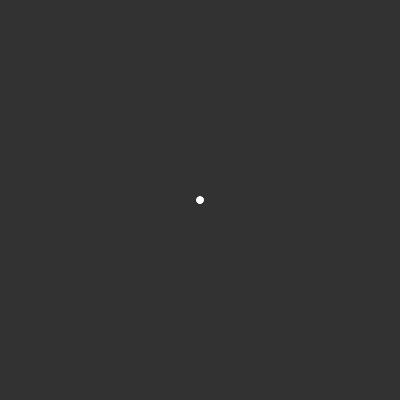
Frame 1 (no input)
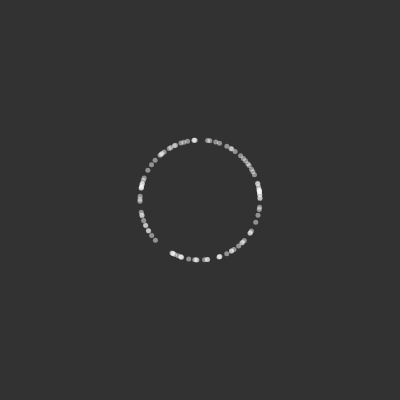
Frame 60 (no input)
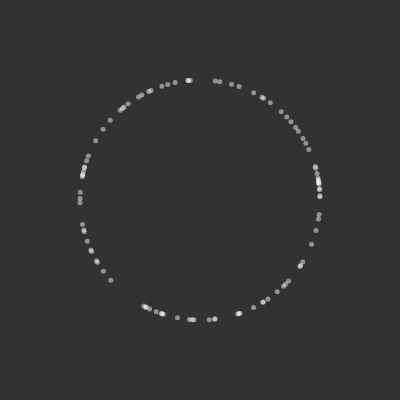
Frame 120 (the mouse pressed at the canvas centre since frame 60)

The p5.js sketch that drew these frames (run headless with seeded random() and noise() and a simulated clock; from frame 60 on, the mouse is pressed at the canvas centre):

// p5.js sketch
// ── sketch.js
let boids = [];
const nbBoids = 100;

function setup() {
  canvas = createCanvas(400, 400);
  for (let i=0; i<nbBoids;i++) {
    boids.push(new Boid);
  }
}

function draw() {
  background(50);
  for (b of boids) {
    b.update();
    b.show();
  }
}

// ── boids.js
class Boid {
    constructor() {
        this.pos = createVector(width/2, height/2);
        this.vel = p5.Vector.random2D();
        this.acc = createVector();
    }

    update() {
        this.vel.add(this.acc);
        this.pos.add(this.vel);
        this.acc.mult(0);
    }

    show() {
        push();
        fill(255,120);
        noStroke();
        translate(this.pos.x, this.pos.y);
        circle(0,0,5);
        pop();
    }
}
